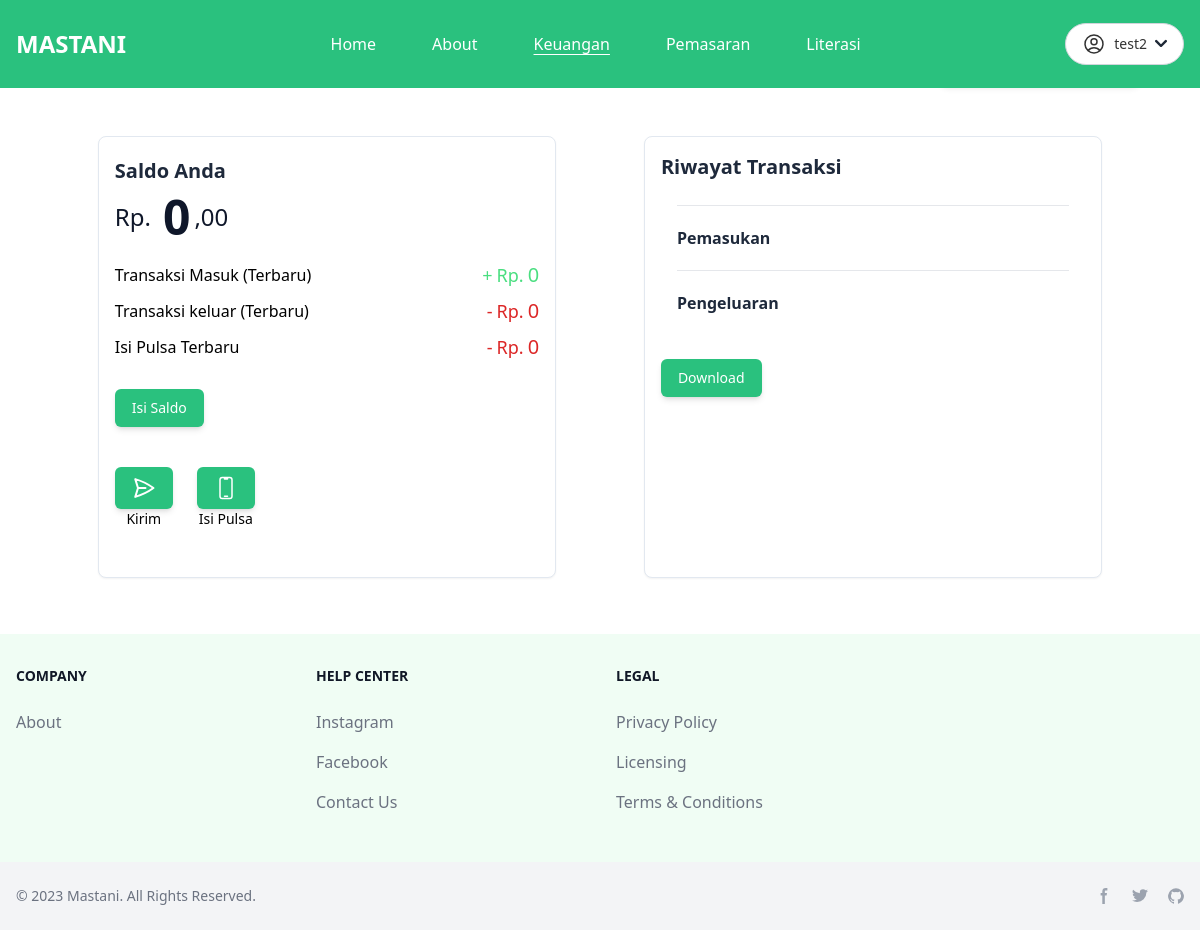
/pembeli/keuangan/ (signed in), run on an earlier commit of the app's database.
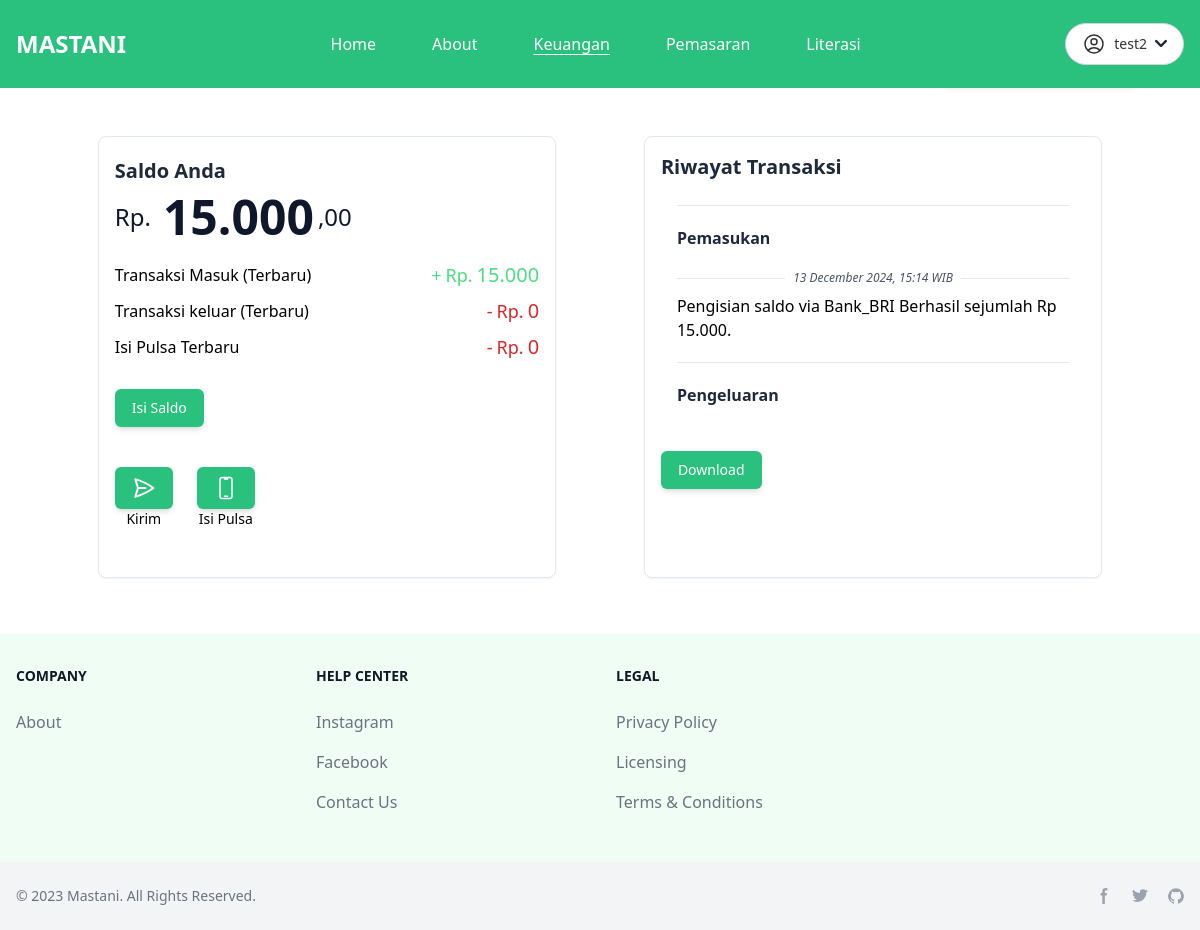
And on a later commit of the database.
### buyer_app/models.py (models this page shows, shortened)
class TopUp (models.Model):
    user = models.ForeignKey(CustomUser, on_delete=models.CASCADE)
    nominal = models.PositiveIntegerField(default=0)
    payment_method = models.CharField(max_length=50)
    status = models.CharField(max_length=20, default="Menunggu")
    created_at = models.DateTimeField(auto_now_add=True)
    def formatted_created_at(self):
        waktu_wib = localtime(self.created_at)
        return waktu_wib.strftime('%d %B %Y, %H:%M WIB')

### buyer_app/views.py (the view)
# urls.py: path('keuangan/', views.keuangan_view, name='keuangan_view'),
def keuangan_view(request):
    if request.method == "POST":
        form = TopUpForm(request.POST)
        if form.is_valid():
            nominal = int(form.cleaned_data['nominal'])
            payment_method = form.cleaned_data['payment_method']
            top_up = TopUp.objects.create(
                user = request.user,
                nominal = nominal,
                payment_method = payment_method,
                status="Berhasil",
            )
            user_balance, created = UserBalance.objects.get_or_create(userb=request.user)
            user_balance.balance += nominal
            user_balance.save()
            messages.success(request, f"Isi Saldo Sebesar Rp. {nominal} via {payment_method} berhasil dibuat, Saldo Anda Telah Diperbaharui!")
            return redirect('keuangan_view')
        else:
            messages.error(request, "Form tidak valid. Silahkan Coba Lagi.")
    else:
        form = TopUpForm()
    data_topUp_terakhir = TopUp.objects.filter(user=request.user).last()
    data_pengeluaran_terakhir = transfer.objects.filter(user=request.user).last()
    data_pengeluaran_terakhir2 = IsiPulsa.objects.filter(user=request.user).last()
    data_topUp = TopUp.objects.filter(user=request.user).order_by('-created_at')
    data_transfer = transfer.objects.filter(user=request.user).order_by('-created_at')
    data_isipulsa = IsiPulsa.objects.filter(user=request.user).order_by('-created_at')
    user_balance = UserBalance.objects.filter(userb=request.user).first()
    current_balance = user_balance.balance if user_balance else 0
    return render (request, "buyer_app/keuangan.html", context={'active_page':'keuangan','form':form, 'current_balance':current_balance,'data_topUp_terakhir':data_topUp_terakhir, 'data_topUp':data_topUp, 'data_pengeluaran_terakhir':data_pengeluaran_terakhir, 'data_transfer':data_transfer, 'data_isipulsa':data_isipulsa, 'data_pengeluaran_terakhir2':data_pengeluaran_terakhir2})

### buyer_app/templates/buyer_app/keuangan.html (shortened to what the changed rows need)
{% extends 'base.html' %} {% load static %} {% load humanize %} {% block content %}
<div class="md:w-11/12 mx-auto my-14 md:flex md:justify-evenly grid grid-cols-1 gap-10 w-10/12">
  <div class="md:flex md:flex-col bg-white shadow-sm border border-slate-200 rounded-lg md:w-5/12 max-w-screen-xl md:h-max">
    <div class="p-4 my-1">
      <div class="flex w-max items-center my-2">
        <p class="text-slate-900 text-2xl">Rp.</p>
        <p class="text-slate-900 text-5xl font-semibold ml-3">{{ current_balance|intcomma }}</p>
        <p class="text-slate-900 text-2xl ml-1">,00</p>
      </div>
      <div class="flex flex-col gap-2 my-5">
        <div class="flex flex-row items-center gap-4 justify-between">
          <div class="flex flex-row gap-1 items-center text-green-400">
            <p class="text-lg">+</p>
            <p class="font-medium md:text-lg text-sm">Rp.</p>
            {% if data_topUp_terakhir %}
            <div class="font-medium md:text-xl">{{ data_topUp_terakhir.nominal|intcomma }}</div>
            {% else %}
            <div class="font-medium md:text-xl">0</div>
            {% endif %}
          </div>
        </div>
      </div>
    </div>
  </div>
  <div class="flex flex-col bg-white shadow-sm border border-slate-200 rounded-lg md:w-5/12 max-w-screen-xl">
    <div class="p-4">
      <div class="flex flex-col p-4 gap-5">
        {% for data_topUp in data_topUp %} {% if data_topUp %}
        <div class="flex flex-col gap-2">
          <div class="flex flex-row items-center gap-2">
            <hr class="w-1/2" />
            <p class="italic text-xs text-gray-600 text-nowrap">{{ data_topUp.formatted_created_at }}</p>
            <hr class="w-1/2" />
          </div>
          <p class="text-md">Pengisian saldo via {{ data_topUp.payment_method }} {{ data_topUp.status }} sejumlah Rp {{ data_topUp.nominal|intcomma }}.</p>
        </div>
        {% endif %} {% endfor %}
      </div>
    </div>
  </div>
</div>
{% endblock %}

What changed in the data, as far as the page shows it:
added TopUp: nominal "15.000", formatted_created_at "13 December 2024, 15:14 WIB", payment_method "Bank_BRI", status "Berhasil"
Also different on the page:
{{ current_balance|intcomma }}: "0" → "15.000"
text no longer shown: "0"
